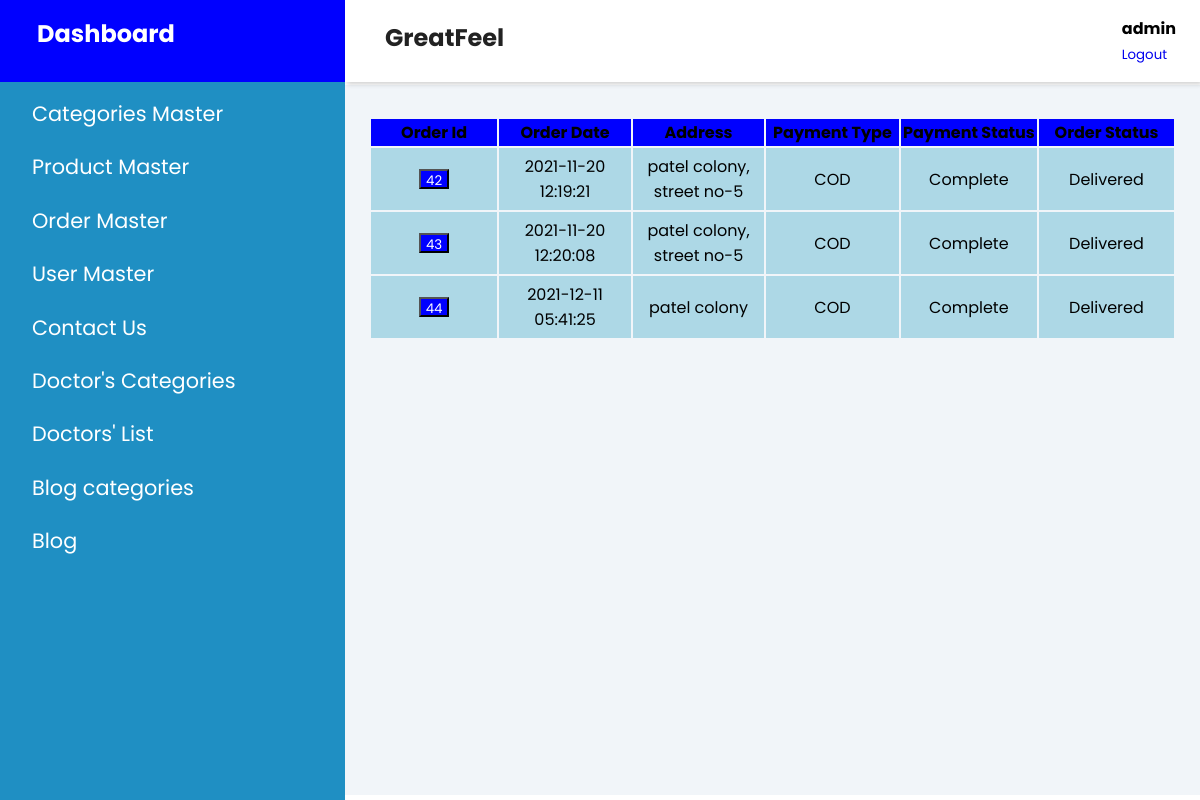
Screenshot of /admin/manage_order.php (signed in) with the database file from the repository.
### tables this page shows
CREATE TABLE IF NOT EXISTS `tbl_order` (
  `id` int(11) NOT NULL AUTO_INCREMENT,
  `u_id` int(11) NOT NULL,
  `address` varchar(250) NOT NULL,
  `city` varchar(50) NOT NULL,
  `pincode` int(11) NOT NULL,
  `payment_type` varchar(20) NOT NULL,
  `total_price` float NOT NULL,
  `payment_status` varchar(20) NOT NULL,
  `order_status` varchar(20) NOT NULL,
  `added_on` datetime NOT NULL,
  PRIMARY KEY (`id`)
);

### admin/manage_order.php (the view, shortened to what this page needs)
<!doctype html>
<html>
<head>
   <link rel="stylesheet" type="text/css" href="style.css">
</head>
<?php
require('top.php');
$cdate = date('y-m-d h:i:s');
?>
<table>
<thead>
<th>Order Id</th>
<th>Order Date</th>
<th>Address</th>
<th>Payment Type</th>
<th>Payment Status</th>
<th>Order Status</th>
</thead>
<tbody>
<?php
	$res = mysqli_query($con,"select *from tbl_order");
	while($row=mysqli_fetch_assoc($res))
	{ ?>
		<tr>
		<td><form action="order_detail.php" method="POST"><input type="submit" name="order" value="<?php echo $row['id']; ?>" style="height:20px; width:30px; background-color:blue; color:white;"></form></td>
		<td><?php $added_on=$row['added_on'];  echo $row['added_on']; ?></td>
		<td><?php echo $row['address']; ?></td>
		<td><?php echo $row['payment_type']; ?></td>
		<td><?php
				 if(abs(strtotime($cdate) - strtotime(date('y-m-d h:i:s', strtotime($row['added_on'] . ' +1 day')))) > 30)
				 {
					 echo $row['payment_status'];
			 	 }
		?></td>
		<td><?php
				 if(abs(strtotime($cdate) - strtotime(date('y-m-d h:i:s', strtotime($row['added_on'] . ' +1 day')))) > 30)
				 {
					 echo $row['order_status'];
			 	 }
		?></td>
     		</tr>
<?php	}
?>
</tbody>
</table>
</body>
</html>

### admin/top.php (shortened to what this page needs)
<!doctype html>
<html>
<head>
   <link rel="stylesheet" href="css/style.css">
</head>
<body>
</head>
<!doctype html>
<html>
<head>
</head>
<div class="sidebar">
        <div class="sidebar-brand">
            <h2><span class="las la-clinic-medical"></span> <span>Dashboard</span></h2>
        </div>
        <div class="sidebar-menu">
            <ul>
                <li>
<a href="categories.php"><span>Categories Master</span></a></li>
                <li> <a href="product.php"><span>Product Master</span></a> </li>
                <li> <a href="manage_order.php"><span>Order Master</span></a> </li>
                <li> <a href="users.php"><span>User Master</span></a> </li>
                <li> <a href="contact_us.php"><span>Contact Us</span></a> </li>
                <li> <a href="doc_cate.php"><span>Doctor's Categories</span></a> </li>
                <li> <a href="doctors.php"><span>Doctors' List</span></a> </li>
                <li> <a href="blog_cate.php"><span>Blog categories</span></a> </li>
                <li> <a href="blog.php"><span>Blog</span></a> </li>
            </ul>
        </div>
    </div>
<div class="main-content">
        <header>
            <h2>
                <label for="nav-toggle">
                    <span class="las la-bars"></span>
                </label> GreatFeel
            </h2>
                       <div class="user-wrapper">
                <div>
                    <h4><?php echo $_SESSION['ADMIN_USERNAME']; ?></h4>
                    <small><a href="logout.php" class="nav-link">Logout</a></small>
                </div>
            </div>
 </header>
<main>

### admin/style.css (style rules this page uses)
a { margin:0; padding:0; font-size:100%; vertical-align:baseline; background:transparent; text-decoration: none; }
table { bordder-collapse : collapse; }
th { border : 1px solid blue; background-color:blue; }
td { width : 150px; text-align : center; border : 1px solid lightblue; background-color:lightblue; padding : 5px; }

### admin/css/style.css (style rules this page uses)
:root { --main-color: #1f8fc3; --color-dark: #1D2231; --text-grey: #8390A2; }
* { padding: 0; margin: 0; box-sizing: border-box; list-style-type: none; text-decoration: none; font-family: 'Poppins', sans-serif; }
.sidebar { width: 345px; position: fixed; left: 0; top: 0; height: 100%; background: var(--main-color); z-index: 100; transition: width 300ms; }
.sidebar-brand { height: 82px; padding: 1rem 0rem 1rem 1rem; color: #fff; background-color:blue; }
.sidebar-brand span { display: inline-block; padding-right: 1rem; }
.sidebar-menu { margin-top: 1rem; }
.sidebar-menu li { width: 100%; margin-bottom: 1.4rem; padding-left: 1rem; }
.sidebar-menu a { padding-left: 1rem; display: block; color: #fff; font-size: 1.1rem; }
.sidebar-menu a span:first-child { font-size: 1.3rem; padding-right: 1rem; }
.main-content { transition: margin-left 300ms; margin-left: 345px; }
header { background: #fff; display: flex; justify-content: space-between; padding: 1rem 1.5rem; box-shadow: 2px 2px 5px rgba(0, 0, 0, 0.2); position: fixed; left: 345px; width: calc(100% - 345px); top: 0; z-index: 100; transition: left 300ms; }
header h2 { color: #222; }
header label span { font-size: 1.7rem; padding-right: 1rem; }
main { margin-top: 85px; padding: 2rem 1.5rem; background: #f1f5f9; min-height: calc(100vh - 90px); }

### rows the page displays
tbl_order: order "42", added_on "2021-11-20 12:19:21", address "patel colony, street no-5", payment_type "COD", payment_status "Complete", order_status "Delivered"
tbl_order: order "43", added_on "2021-11-20 12:20:08", address "patel colony, street no-5", payment_type "COD", payment_status "Complete", order_status "Delivered"
tbl_order: order "44", added_on "2021-12-11 05:41:25", address "patel colony", payment_type "COD", payment_status "Complete", order_status "Delivered"

### other values shown
$_SESSION['ADMIN_USERNAME'] "admin"
